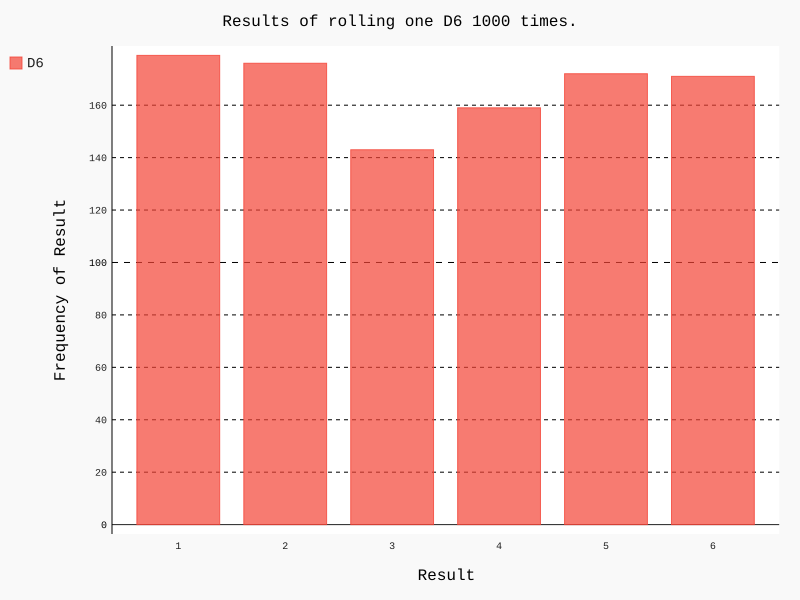

Python code for this plot:
from die import Die

die = Die()

results = []
for roll_num in range(1000):
    result = die.roll()
    results.append(result)

frequencies = []
for value in range(1, die.num_sides+1):
    frequency = results.count(value)
    frequencies.append(frequency)

print(frequencies)


import pygal
hist = pygal.Bar()

hist.title = "Results of rolling one D6 1000 times."
hist.x_labels = ['1', '2', '3', '4', '5', '6']
hist.x_title = "Result"
hist.y_title = "Frequency of Result"

hist.add('D6', frequencies)
hist.render_to_file('die_visual.svg')
